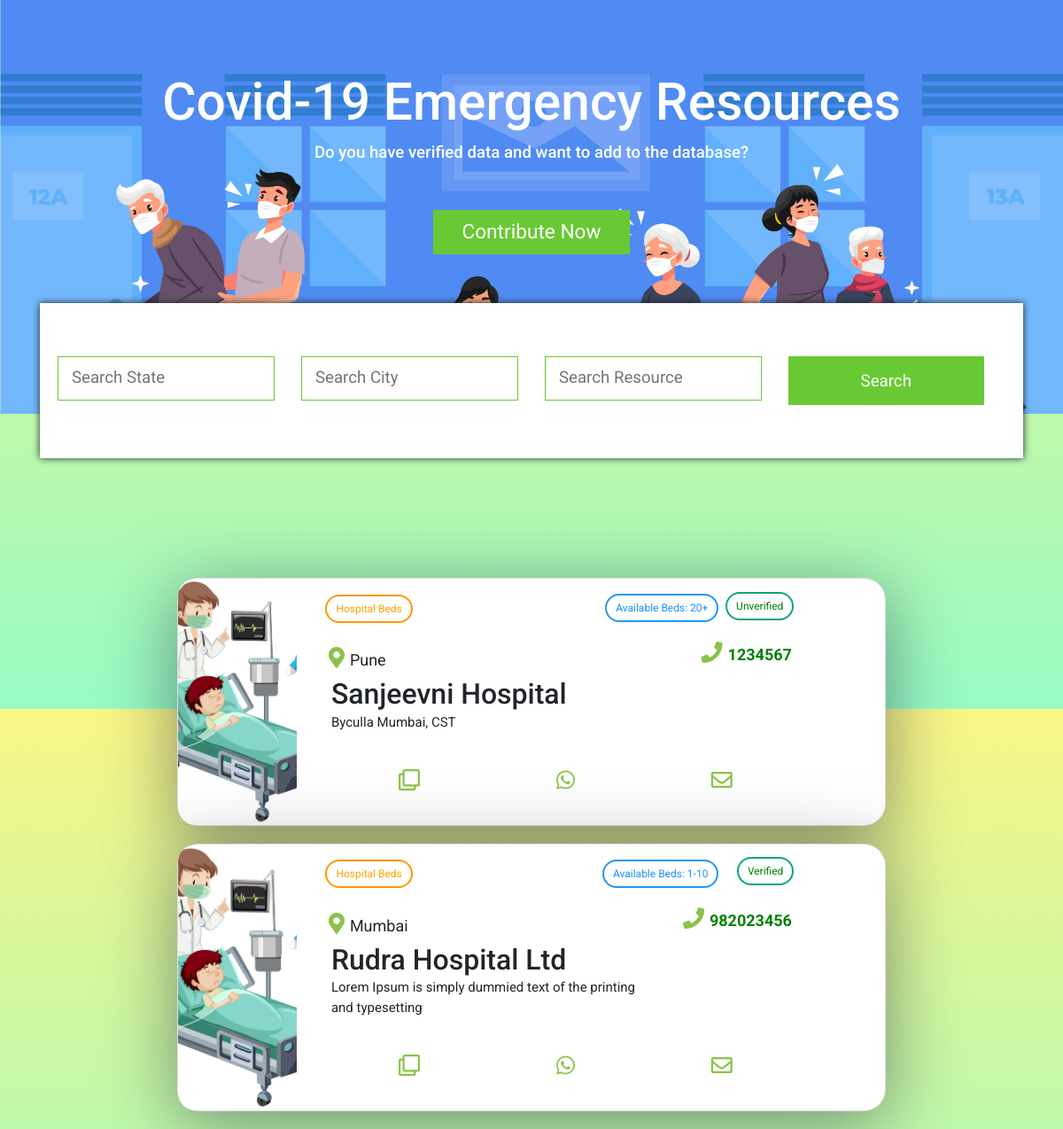
/leads/bedleads, run on the app's committed database.
### srotApp/models.py (models this page shows, shortened)
class Beds(models.Model):
    volunteer_verify = models.CharField(max_length=100, default="Unverified")
    hospital_name = models.CharField(max_length=100)
    hospital_contact = models.CharField(max_length=100)
    hospital_city = models.CharField(max_length=100)
    hospital_address = models.CharField(max_length=500)
    hospital_beds = models.CharField(max_length=100)
    hospital_verify = models.CharField(max_length=100)
    hospital_details = models.CharField(max_length=500)

### srotApp/views.py (the view)
# urls.py: path('leads/bedleads',views.bedleads,name="bedleads"),
def bedleads(request):
    all_beds = Beds.objects.all()
    context = {'beds':all_beds}
    return render(request,'leads/bedleads.html', context)

### templates/leads/bedleads.html (shortened to what this page needs)
{% extends 'leads/filter.html' %}
{% block body %}
    <div>
        {% for bed in beds %}
        <div class="card">
            <div class="card-text">
                <div class="portada"  style="background-image: url('/media/images/leads/bed.jpg');">
                </div>
                <div class="title-total">
                    <br>
                    <div class="service-type"><button class="btn warning">Hospital Beds</button></div>
                    <div class="service"><button class="btn info">Available Beds: {{ bed.hospital_beds }}</button>
                    </div>
                    <div class="verified"><button class="btn success">{{ bed.hospital_verify }}</button></div>
                    <div class="contact"><button><i class="fas fa-phone"></i></button>{{ bed.hospital_contact }}
                    </div>
                    <div class="location"><button><i
                                class="fas fa-map-marker-alt"></i></button>{{ bed.hospital_city }}</div>
                    <h2>{{ bed.hospital_name }}</h2>
                    <div class="desc">{{ bed.hospital_address }}</div>
                    <div class="actions">
                        <button><i class="far fa-clone"></i></button>
                        <button><i class="fab fa-whatsapp"></i></button>
                        <button><i class="far fa-envelope"></i></button>
                    </div>
                </div>
            </div>
        </div>
        {% endfor %}
    </div>
{% endblock body %}

### media/css/cards.css (style rules this page uses)
body { font-family: Roboto, sans-serif; margin: 0; height: 100vh; display: grid; align-items: center; justify-items: center; background-image: linear-gradient(to top, #96fbc4 0%, #f9f586 100%); }
.card { background: #fff; border-radius: 4px; box-shadow: 0px 14px 80px rgba(34, 35, 58, 0.5); max-width: 800px; display: flex; flex-direction: row; border-radius: 25px; position: relative; margin-top: 10px !important; margin-bottom: 20px !important; }
.card h2 { margin-top: -30px; padding: 0 1rem; }
.card .contact { padding: 1rem; text-align: right; color: green; font-weight: bold; font-size: 18px; margin-top: -20px; margin-right: 9px; }
.card .location { padding: 2rem; text-align: left; font-size: 18px; margin-top: -80px; margin-left: -25px; }
.card .service { padding: inherit; text-align: right; font-weight: bold; font-size: 18px; margin-top: -87px; margin-right: 100px; }
.card .service-type { padding: inherit; text-align: left; font-weight: bold; font-size: 18px; margin-top: -80px; margin-right: 20px; margin-left: -13px; margin-bottom: -5px; }
.card .verified { padding: inherit; text-align: right; font-weight: bold; font-size: 18px; margin-top: -95px; }
.card .desc { padding: 0.5rem 1rem; font-size: 15px; margin-right: 161px; margin-top: -15px; margin-bottom: 20px; }
.card .actions { display: grid; grid-template-columns: repeat(3, 1fr); align-items: center; padding: 0.5rem 1rem; }
.card-text { display: grid; grid-template-columns: 0.7fr 2fr !important; }
.title-total { padding: 2.5em 1.5em 1.5em 1.5em; font-size: 15px; }
.portada { width: 100%; height: 100%; border-top-left-radius: 20px; border-bottom-left-radius: 20px; background-position: bottom center; background-size: cover; }
button { border: none; background: none; font-size: 24px; color: #8bc34a; cursor: pointer; transition: 0.5s; }
.btn { border: 2px solid black; background-color: white; color: black; padding: 5px 10px; font-size: 12px; cursor: pointer; border-radius:25px; }
.success { border-color: #04AA6D; color: green; }
.info { border-color: #2196F3; color: dodgerblue; margin-top: -10px; margin-right: -15px; }
.warning { border-color: #ff9800; color: orange; }
.desc { min-width: 400px; }

### data on the page
Beds: hospital_beds "20+", hospital_verify "Unverified", hospital_contact "1234567", hospital_city "Pune", hospital_name "Sanjeevni Hospital", hospital_address "Byculla Mumbai, CST"
Beds: hospital_beds "1-10", hospital_verify "Verified", hospital_contact "982023456", hospital_city "Mumbai", hospital_name "Rudra Hospital Ltd", hospital_address "Lorem Ipsum is simply dummied text of the printing and typesetting"
